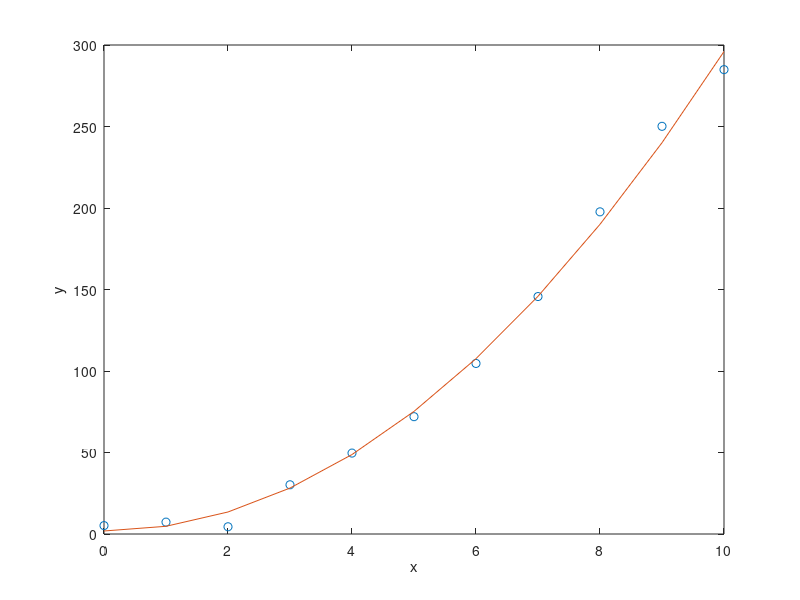

This figure's MATLAB source:
%Data:
x=0:10;
y =[5.157 7.284 4.440 30.198 49.648 71.981 104.629 145.679 197.646 250.110 284.899];

%plot:
plot(x,y,'o');
xlabel('x');
ylabel('y');
%%
%compute matrix:
A = sum(x.^4);
B = sum(x.^3);
C = sum(x.^2);
D = sum(x);
E = 11;

M = [A B C;B C D;C D E];

F = sum((x.^2).*y);
G = sum(x.*y);
H = sum(y);

X =M\[F;G;H];

%coeffecients
a = X(1); b=X(2); c=X(3);

f = a*x.^2 + b*x + c;
%%
hold on;
plot(x,f);
hold off;

